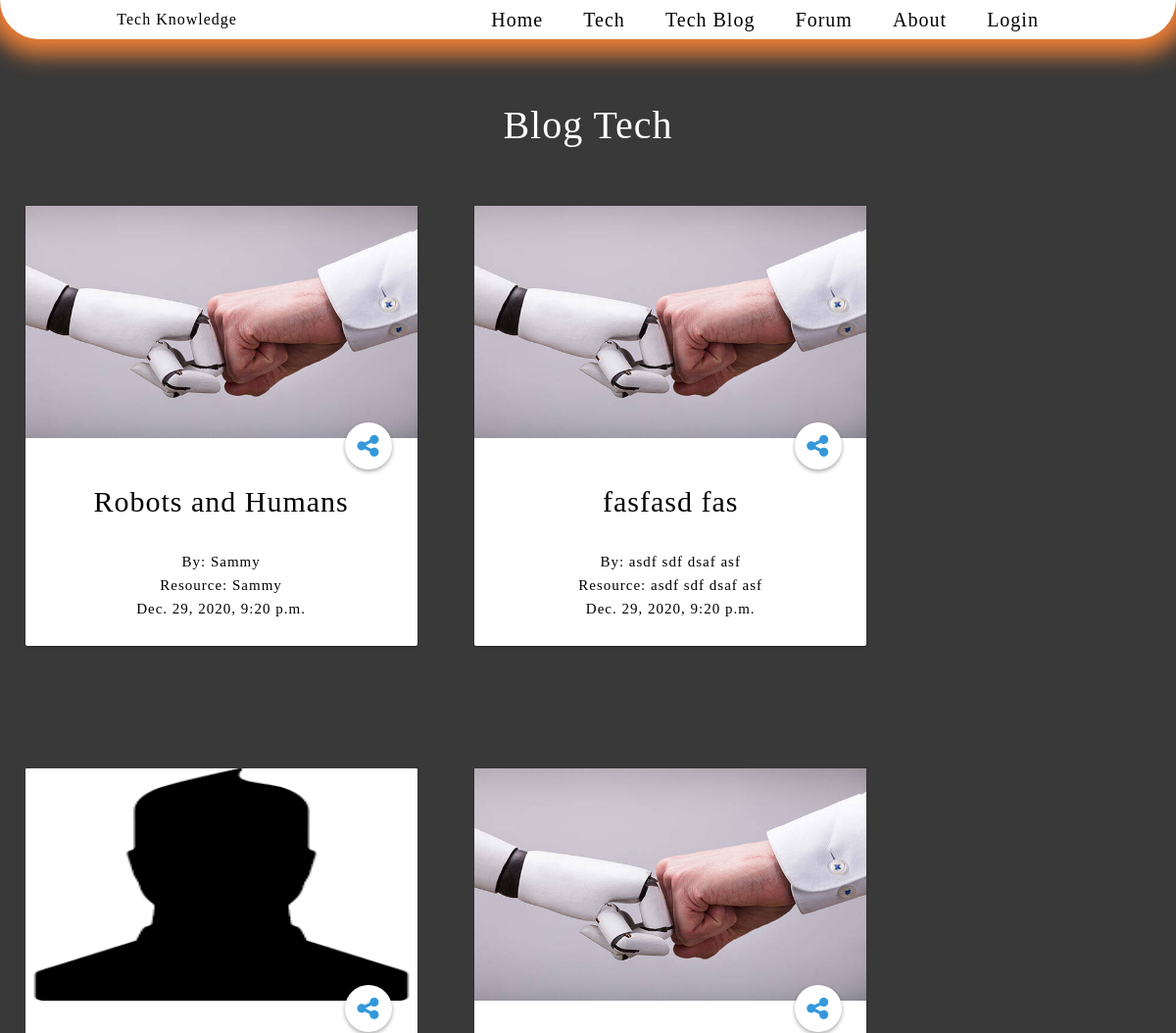
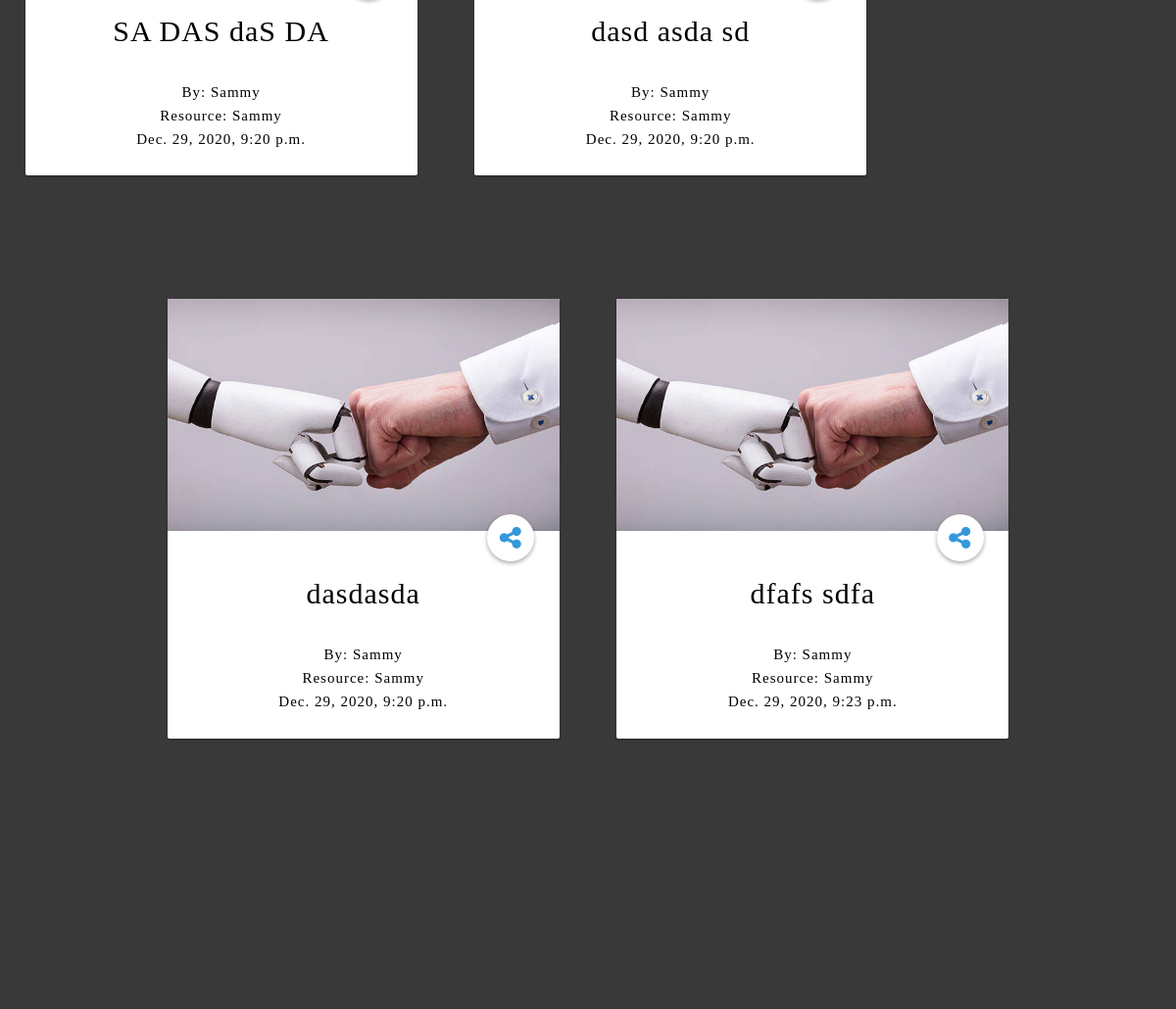
Page /blog/ (upper part) on the earlier database version (2 pictures, top to bottom).
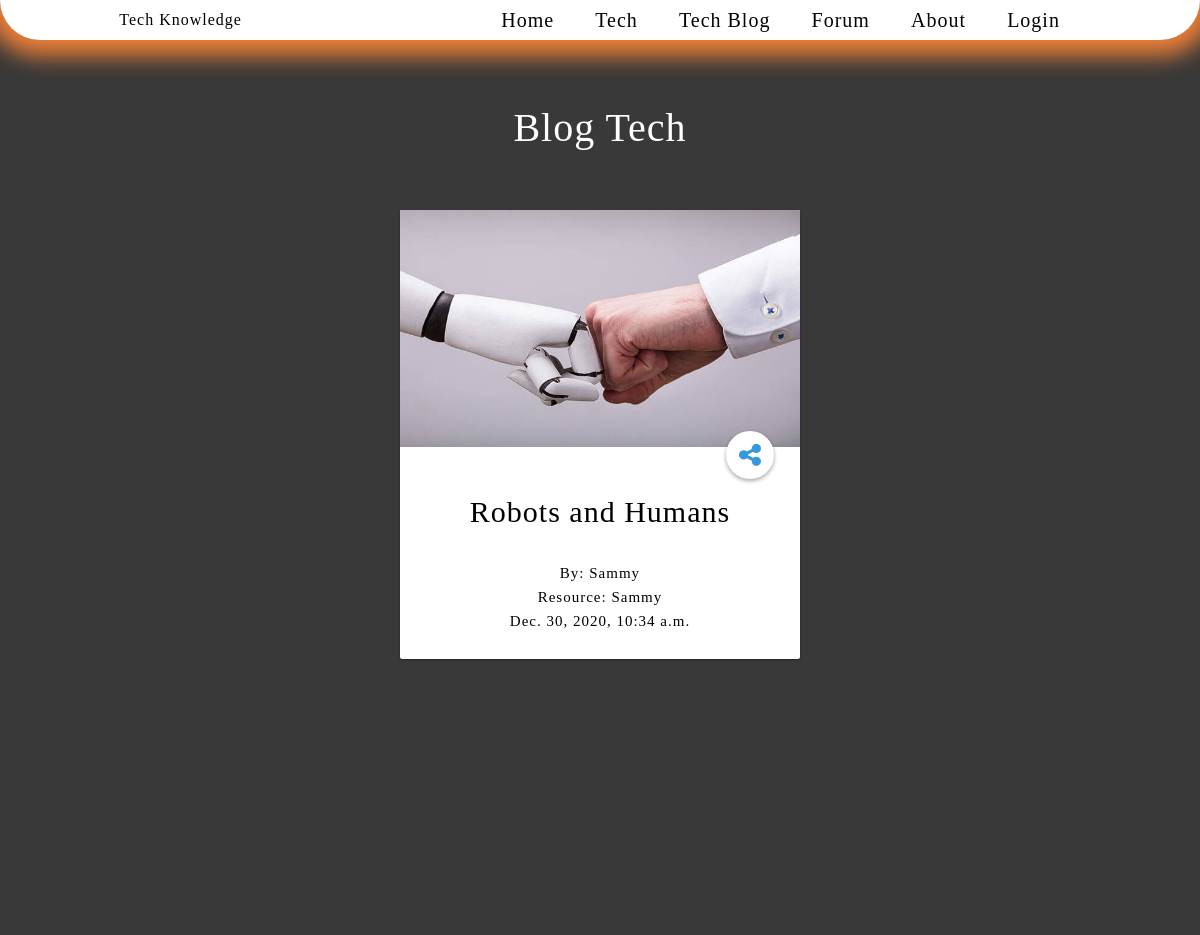
Same page on the later database version.
### blog_app/models.py (models this page shows, shortened)
class Blog(models.Model):
    post_image = models.ImageField(upload_to='post_image')
    title = models.CharField(max_length=30)
    desc_min = models.TextField()
    description = models.TextField()
    slug = models.SlugField(unique=True)
    date = models.DateTimeField(auto_now_add=True)
    created_by = models.CharField(max_length=50)
    resources = models.CharField(max_length=100)

### blog_app/views.py (the view)
# urls.py: 2. Add a URL to urlpatterns:  path('blog/', include('blog.urls'))
def blog(request):
    blog_post = Blog.objects.all()
    return render(request, 'blog.html', {'blogs': blog_post})

### templates/blog.html (shortened to what this page needs)
{% extends 'common/site.html' %}
{% load static %}
{% block style %}
    <link rel="stylesheet" type="text/css" href="{% static 'css/blog/blog.css' %}">
{% endblock %}
{% block site_content %}
    <div class="content blog-list">
        <h1 style="font-size: 5vh">Blog Tech</h1>
        {% for post in blogs %}
            <div class="wrapper">
                <div class="card radius shadowDepth1">
                    <div class="card__image border-tlr-radius">
                        <img src="{{ post.post_image.url }}" alt="image" class="border-tlr-radius">
                    </div>
                    <div class="card__content card__padding">
                        <div class="card__share">
                            <a id="share" class="share-toggle share-icon" href="#"></a>
                        </div>
                        <div class="card__meta" style="margin-top: 15px;">
                            <a style="font-size: 30px;" href="{% url 'blog details' post.slug %}">{{ post.title }}</a>
                        </div>
                    </div>
                    <div class="card__action">
                        <div class="card__author">
                            <div class="card__author-content">
                                By: <a href="#">{{ post.created_by }}</a>
                                <br>
                                Resource: <a href="#">{{ post.created_by }}</a>
                                <br>
                                <time>{{ post.date }}</time>
                            </div>
                        </div>
                    </div>
                </div>
            </div>
        {% endfor %}
    </div>
{% endblock %}

Differences in the rows shown:
removed Blog: post_image (picture), title "fasfasd fas", created_by "asdf sdf dsaf asf", date "Dec. 29, 2020, 9:20 p.m."
removed Blog: post_image (placeholder picture), title "SA DAS daS DA", created_by "Sammy", date "Dec. 29, 2020, 9:20 p.m."
removed Blog: post_image (picture), title "dasd asda sd", created_by "Sammy", date "Dec. 29, 2020, 9:20 p.m."
removed Blog: post_image (picture), title "dasdasda", created_by "Sammy", date "Dec. 29, 2020, 9:20 p.m."
removed Blog: post_image (picture), title "dfafs sdfa", created_by "Sammy", date "Dec. 29, 2020, 9:23 p.m."
changed Blog "Robots and Humans": date "Dec. 29, 2020, 9:20 p.m." → "Dec. 30, 2020, 10:34 a.m."
